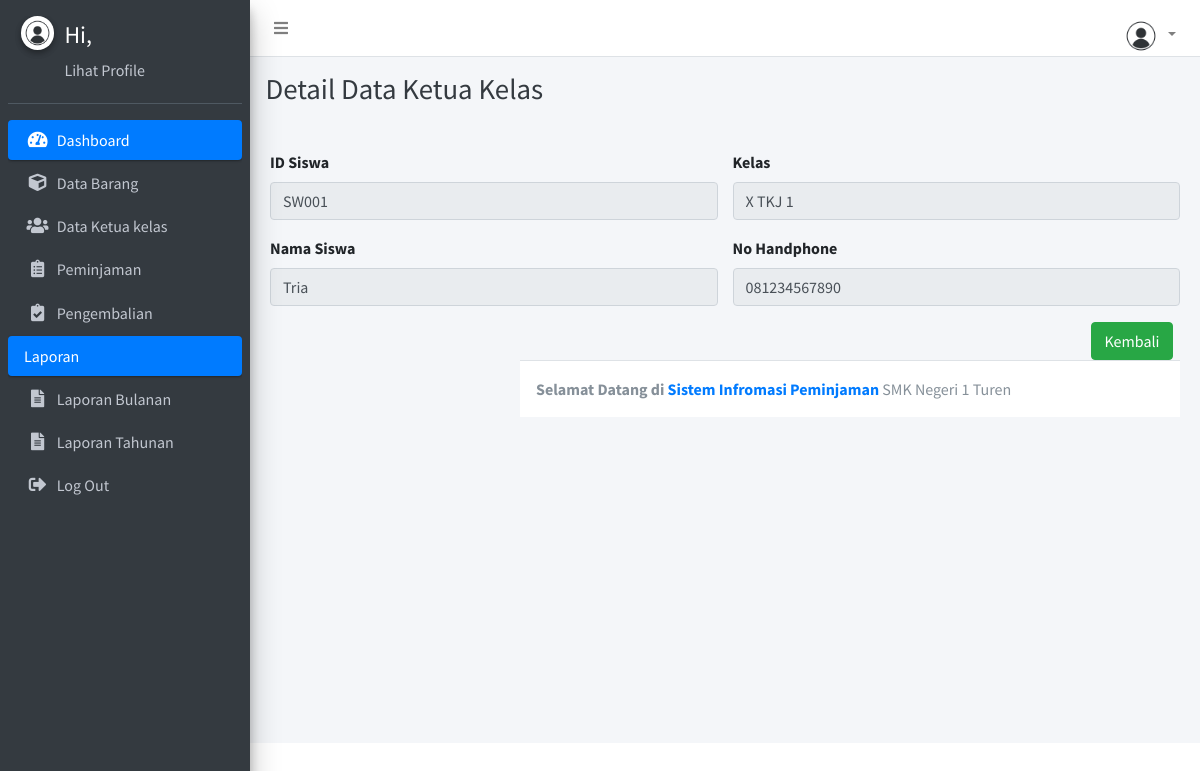
Page /siswa-detail.php?IdSiswa=SW001 on the committed database.
### tables this page shows
CREATE TABLE `siswa` (
  `IdSiswa` varchar(10) NOT NULL,
  `SwNama` varchar(50) NOT NULL,
  `SwKelas` varchar(10) NOT NULL,
  `SwNoHp` varchar(15) NOT NULL
);

### siswa-detail.php (the view, shortened to what this page needs)
<?php
    include'config.php';
    $IdSiswa=$_GET['IdSiswa'];
    $q_tampil_siswa=mysqli_query($conn,"SELECT * FROM siswa WHERE IdSiswa='$IdSiswa'");
    $r_tampil_siswa=mysqli_fetch_array($q_tampil_siswa);
?>
<!DOCTYPE html>
<html>
<head>
<?php include 'template/header.php';?>
<?php include 'template/sidebar.php';?>
  <div class="content-wrapper">
    <div class="content-header">
      <div class="container-fluid">
        <div class="row mb-2">
          <div class="col-sm-6">
            <h1 class="m-0 text-dark">Detail Data Ketua Kelas</h1>
          </div>
        </div>
      </div>
    </div>
    <form>
                <div class="card-body">
                  <div class="row">
                  <div class="col-md-6">
                  <div class="form-group ">
                    <label>ID Siswa</label>
                    <input type="text" disabled="" value="<?php echo $r_tampil_siswa['IdSiswa']; ?>" class="form-control">
                  </div>
                  <div class="form-group">
                    <label>Nama Siswa</label>
                    <input type="text" disabled="" value="<?php echo $r_tampil_siswa['SwNama']; ?>" class="form-control">
                  </div>
                  </div>
                  <div class="col-md-6">
                  <div class="form-group">
                    <label>Kelas</label>
                    <input type="text" disabled="" value="<?php echo $r_tampil_siswa['SwKelas']; ?>" class="form-control">
                  </div>
                  <div class="form-group">
                    <label>No Handphone</label>
                    <input type="text" disabled="" value="<?php echo $r_tampil_siswa['SwNoHp']; ?>" class="form-control">
                  </div>
                  <div class="col-12">
                    <a href="siswa.php" class="btn btn-success float-right">Kembali</a>
                  </div>
                </div>
                </div>
              </form>
 <?php include 'template/footer.php';?>
</body>
</html>

### rows in the picture
siswa: IdSiswa "SW001", SwNama "Tria", SwKelas "X TKJ 1", SwNoHp "081234567890"
